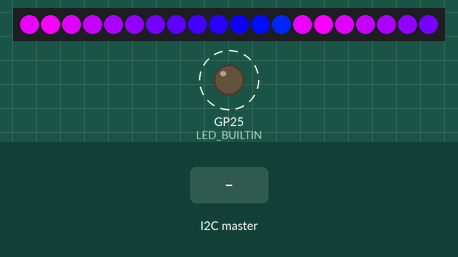
This sketch was run on a simulated Raspberry Pi Pico. Shown: 20 RGB LEDs in strip order, left to right, output pins drawn as LEDs (lit = HIGH). Dashed ring = blinking. The inputs (shaded band) are chosen by the test bench. What the sketch prints to the serial monitor is not drawn.

Above: at 2.67 s.
2.7 s: the I2C master sends the byte 1
4.5 s: the I2C master sends the byte 90
At 5.38 s:
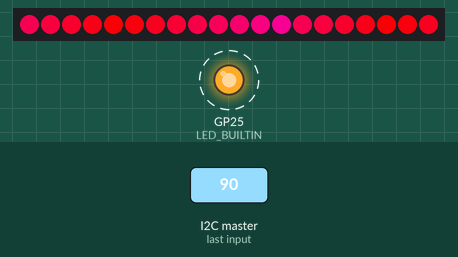
At 9.4 s:
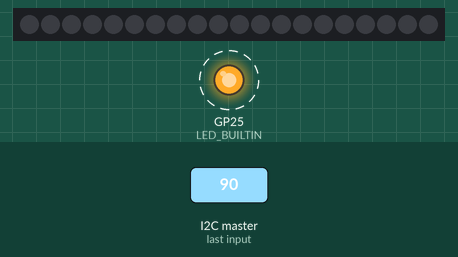
Timing chart, 0 to 22.7 s (numbered marks = the images above; inputs shaded):
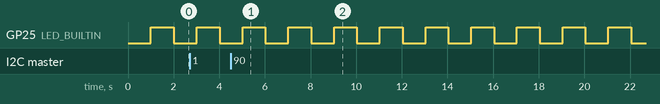

The sketch:

RP2040_Neopixel_I2C_Slave.ino
```cpp
// /* ===================================
// *
// * File: RP2040_Neopixel_I2C_Slave.ino
// *
// * Author: Vincent Nguyen
// *
// ======================================*/

#include <Wire.h>
#include <Adafruit_NeoPixel.h>

#include "LEDStrip.h"
#include "StripPattern.h"

// #define USE_GPIO // define if we want to use GPIO instead of I2C for receiving commands

#define I2C_SLAVE_ADDRESS (0x50)
#define LED_PIN (D6)
#define NUM_LEDS (20)

#define BAUD_RATE (9600)

typedef enum Command {
  OFF = 0x00,
  MANUAL = 0x01,
  AUTONOMOUS = 0x02,
  BLINK = 0x03
} Command;

// LEDStrip class not working for some reason, there are memory issues with pointers
// Instead we will be creating the patterns directly

static LEDStrip* strip = new LEDStrip(LED_PIN, NUM_LEDS);

static StripPattern pattern_manual(strip->get_strip(), 1, NUM_LEDS, 220, 300, 0.2f, 0, NUM_LEDS/1.5);
static StripPattern pattern_autonomous(strip->get_strip(), 2, NUM_LEDS, 300, 360, 0.2F, 5000, NUM_LEDS/1.5);
static StripPattern pattern_blink(strip->get_strip(), 3, NUM_LEDS, 220, 360, 1, 750, NUM_LEDS/2);

static Command cmd = OFF;

void setup() {
  // Setup serial communication
  Serial.begin(BAUD_RATE);

  // Start watchdog timer
  rp2040.wdt_begin(1000);

  // strip->add_pattern(pattern_manual);
  // strip->add_pattern(pattern_autonomous);
  // strip->add_pattern(pattern_blink);


  // Setup I2C device as slave
  Wire.begin(I2C_SLAVE_ADDRESS);
  pinMode(LED_BUILTIN, OUTPUT);

#ifdef USE_GPIO
  pinMode(D0, INPUT_PULLUP);
  pinMode(D1, INPUT_PULLUP);
  pinMode(D2, INPUT_PULLUP);
  pinMode(D3, INPUT_PULLUP);
#else
  Wire.onReceive(receiveCommandEvent);
#endif
}

#ifndef USE_GPIO
void receiveCommandEvent(int byte_cnt) {
  if (byte_cnt >= 1) {
    Serial.println("index");
    Command cmd_temp = static_cast<Command>(Wire.read());
    Serial.println("Received command");
    Serial.println(cmd_temp);
    if (cmd_temp > 0x03) {
      Serial.println("Invalid command");
    } else {
      cmd = cmd_temp;
    }
  }
}
#endif

void loop() {
  rp2040.wdt_reset();

#ifdef USE_GPIO
  if (digitalRead(D0) == HIGH) {
    strip->disable(false);
  } else if (digitalRead(D1) == HIGH) {
    pattern_manual.update();
  } else if (digitalRead(D2) == HIGH) {
    pattern_autonomous.update();
  } else if (digitalRead(D3) == HIGH) {
    pattern_blink.update();
  } else {
    strip->disable(false);
  }
#else

  static Command cmd = OFF;
  static uint32_t time_led = 0;
  switch (cmd) {
    case OFF:
      strip->disable(false);
      if (millis() - time_led > 2000) {
        time_led = millis();
        cmd = MANUAL;
      }
      break;
    case MANUAL:
      Serial.println("manual");
      pattern_manual.update();
      if (millis() - time_led > 2000) {
        time_led = millis();
        cmd = AUTONOMOUS;
      }
      break;
    case AUTONOMOUS:
      Serial.println("auto");
      pattern_autonomous.update();
      if (millis() - time_led > 2000) {
        time_led = millis();
        cmd = BLINK;
      }
      break;
    case BLINK:
      Serial.println("blink");
      pattern_blink.update();
      if (millis() - time_led > 2000) {
        time_led = millis();
        cmd = OFF;
      }
      break;
  }
#endif

  static uint32_t time = 0;
  static bool state = false;
  if (millis() - time > 1000) {
    time = millis();
    if (state == false) {
    digitalWrite(LED_BUILTIN, HIGH);
    state = true;
    } else {
      digitalWrite(LED_BUILTIN, LOW);
      state = false;
    }
  }
}

void set_led_hue(float hue) {
  for (uint16_t i = 0; i < NUM_LEDS; ++i) {
    strip->get_strip()->setPixelColor(i, strip->get_strip()->ColorHSV(65535*hue/360., 255, 100));
  }
}
```

LEDStrip.cpp
```cpp
/* ========================
*
* File: LEDStrip.cpp
*
* Author: Vincent Nguyen
*
==========================*/

#include "LEDStrip.h"

LEDStrip::LEDStrip(uint8_t led_pin_, uint16_t num_leds_) :
  led_pin(led_pin_), num_leds(num_leds_) {
    strip = Adafruit_NeoPixel(num_leds, led_pin, NEO_GRB + NEO_KHZ800);
    strip.begin();
  };

LEDStrip::~LEDStrip() {
  for (auto pattern : pattern_list)
    pattern = nullptr;

  pattern_list.clear();
};

// Turn off all LEDs
void LEDStrip::disable(bool gradual) {
  static uint32_t time = 0;
  static uint32_t off_interval = 50;
  static uint16_t i = 0;
  if (gradual) {
    if (millis() - time > off_interval) {
      time = millis();
      strip.setPixelColor(i, strip.Color(0, 0, 0));
      strip.show();
      i++;
    }
  } else {
    strip.fill(strip.Color(0, 0, 0));
    strip.show();
  }
}

void LEDStrip::add_pattern(StripPattern* pattern) {
  pattern_list.push_back(pattern);
}

StripPattern* LEDStrip::get_pattern(uint8_t index) {
  // for (auto pattern : pattern_list) {
  //   Serial.println("index");
  //   Serial.println(pattern->get_index());
  //   Serial.println(index);
  //   if (pattern->get_index() == index)
  //     return pattern;
  // }
  // Serial.println("size");
  // Serial.println(pattern_list.size());

  for (uint8_t i = 0; i < pattern_list.size(); ++i) {
          Serial.println("index");
        Serial.println(pattern_list[i]->get_index());
        Serial.println(index);
    if (pattern_list[i]->get_index() == index) {
        return pattern_list[i];
    }
  }
  return nullptr;
}

bool LEDStrip::update_pattern(uint8_t index) {
  StripPattern* pattern = get_pattern(index);
  if (pattern != nullptr) {
    pattern->update();
    return true;
  }
  return false;
}

Adafruit_NeoPixel* LEDStrip::get_strip() {
  return &strip;
}
```

LEDStrip.h
```cpp
/* ========================
*
* File: LEDStrip.h
*
* Author: Vincent Nguyen
*
==========================*/

#ifndef __LED_STRIP_H__
#define __LED_STRIP_H__

#include <Adafruit_NeoPixel.h>
#include "StripPattern.h"
#include <vector>

class LEDStrip {
  public:
    LEDStrip(uint8_t led_pin_, uint16_t num_leds_);
    ~LEDStrip();
    void disable(bool gradual = true);
    void add_pattern(StripPattern* pattern);
    bool update_pattern(uint8_t index);

    Adafruit_NeoPixel* get_strip();

  private:
    uint8_t led_pin;
    uint16_t num_leds;

    Adafruit_NeoPixel strip;

    std::vector<StripPattern*> pattern_list;

    StripPattern* get_pattern(uint8_t index);
};

#endif // __LED_STRIP_H__
```

StripPattern.cpp
```cpp
/* ========================
*
* File: StripPattern.cpp
*
* Author: Vincent Nguyen
*
* This class defines a non-blocking
* way to create and update
* addressable LED patterns
*
==========================*/

#include "StripPattern.h"


StripPattern::StripPattern(Adafruit_NeoPixel* strip_, uint8_t index_, uint16_t num_leds_, float hue_start_, float hue_end_,
                          float speed_, uint32_t blink_period_, uint16_t pattern_period_, uint32_t update_interval_) :
  strip(strip_), index(index_), num_leds(num_leds_), hue_start(hue_start_), hue_end(hue_end_),
  speed(speed_), blink_period(blink_period_), pattern_period(pattern_period_), update_interval(update_interval_) {
    if (pattern_period > num_leds)
      pattern_period = num_leds;
  }

StripPattern::~StripPattern() {}

uint8_t StripPattern::get_index() const {
  return this->index;
}

void StripPattern::set_index(uint8_t index_) {
  this->index = index_;
}

void StripPattern::update() {
  static float direction = speed;
  static float distance = 0;
  static uint8_t brightness = 255;

  if (blink_period != 0)
    brightness = ((float)abs((float)(time % blink_period) - (float)(blink_period/2)) / (float)(blink_period/2))*255;
  else
    brightness = 255;

  if (millis() - time > update_interval) {
    time = millis();
    for (uint16_t i = 0; i < num_leds; ++i) {
      float j = max(0, 1 - abs((distance/num_leds - (float)(i % pattern_period)/(float)pattern_period)));
      // float j = max(0, 1 - (float)abs((distance - (float)i)/num_leds));
      uint16_t hue = static_cast<uint16_t>(65535.*(hue_start + j * (hue_end - hue_start))/360.);
      strip->setPixelColor(i, strip->ColorHSV(hue, 255, brightness));
      strip->show();
    }

    distance += direction;

    if (distance > num_leds)
      direction = -speed;
    else if (distance < 0)
      direction = speed;
  }
}
```

StripPattern.h
```cpp
/* ========================
*
* File: StripPattern.h
*
* Author: Vincent Nguyen
*
==========================*/

#ifndef __STRIP_PATTERN_H__
#define __STRIP_PATTERN_H__

#include <stdint.h>
#include <Adafruit_NeoPixel.h>

class StripPattern {
  public:

    StripPattern(Adafruit_NeoPixel* strip_, uint8_t index_, uint16_t num_leds_, float hue_start_, float hue_end_,
                float speed, uint32_t blink_period_, uint16_t pattern_period_, uint32_t update_interval_ = 100);
    virtual ~StripPattern();

    uint8_t get_index() const;

    void set_index(uint8_t index_);

    void update();

  private:
    Adafruit_NeoPixel* strip;
    uint8_t index;
    uint16_t num_leds;
    float hue_start;
    float hue_end;
    float speed;
    uint32_t blink_period;
    uint16_t pattern_period;
    uint32_t update_interval;
    uint32_t time = 0;
    uint32_t last_time = 0;
};

#endif
```

Measured:
- by itself, GP25 (LED_BUILTIN): alternates HIGH for 1.0 s and LOW for 1.0 s
